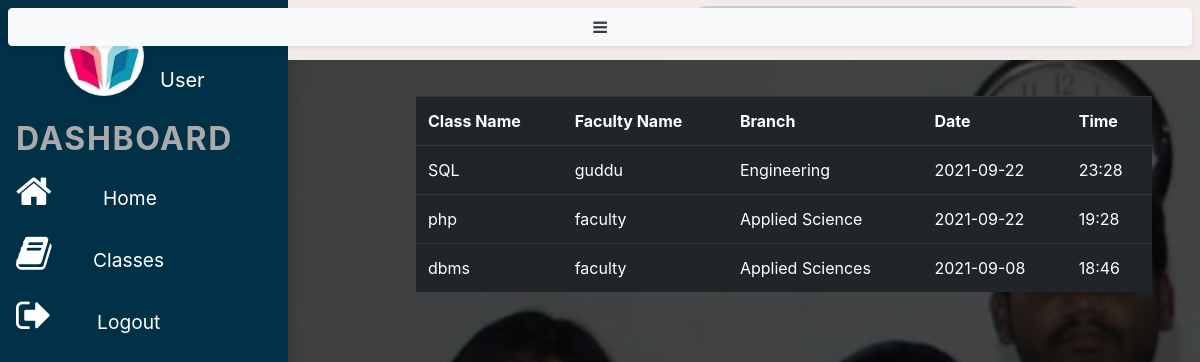
/user/class.php, run on the app's committed database.
### tables this page shows
CREATE TABLE `class` (
  `id` int(11) NOT NULL,
  `cname` varchar(255) NOT NULL,
  `fname` varchar(255) NOT NULL,
  `cbranch` varchar(255) NOT NULL,
  `cdate` date NOT NULL,
  `time` varchar(255) NOT NULL
);

### user/class.php (the view, shortened to what this page needs)
<?php
include "conn.php";
include "usersidebar.php";
$query= "SELECT * FROM class";
$result = mysqli_query($conn,$query);
?>
<!DOCTYPE html>
<html lang="en">
<head>
    <link rel="stylesheet" href="https://stackpath.bootstrapcdn.com/bootstrap/4.1.1/css/bootstrap.min.css"
>
    <link rel="stylesheet" href="https://stackpath.bootstrapcdn.com/font-awesome/4.7.0/css/font-awesome.min.css">
    <link rel="stylesheet" href="css/faculty.css">
    <link rel="stylesheet" href="css/style.css">
</head>
<body>
      <br><br>
            <table style="color:white;" class="table table-dark">
                <tr>
                    <th>Class Name</th>
                    <th>Faculty Name</th>
                    <th>Branch</th>
                    <th>Date</th>
                    <th>Time</th>
                </tr>
                <?php while($row=mysqli_fetch_array($result)){   ?>
                    <tr>
                        <td>
                            <?php echo $row['cname'] ?>
                </td>
                <td>
                            <?php echo $row['fname'] ?>
                            </td>
                            <td>
                            <?php echo $row['cbranch'] ?>
                            </td>
                            <td>
                            <?php echo $row['cdate'] ?>
                        </td>
                            <td>
                            <?php echo $row['time'] ?>
                        </td>
                    </tr>
                    <?php  }  ?>
            </table>
</body>
</html>

### user/css/styleBoo.css (style rules this page uses)
body { background:url('../img/admin-bg.jpg'); overflow-x: hidden; background-size:cover; background-repeat: no-repeat; }

### user/css/faculty.css (style rules this page uses)
body { background:url('../img/faculty-bg.jpg'); overflow-x: hidden; background-size:cover; background-repeat: no-repeat; }

### user/css/style.css (style rules this page uses)
* { margin: 0; padding: 0; }

### data on the page
class: cname "SQL", fname "guddu", cbranch "Engineering", cdate "2021-09-22", time "23:28"
class: cname "php", fname "faculty", cbranch "Applied Science", cdate "2021-09-22", time "19:28"
class: cname "dbms", fname "faculty", cbranch "Applied Sciences", cdate "2021-09-08", time "18:46"
